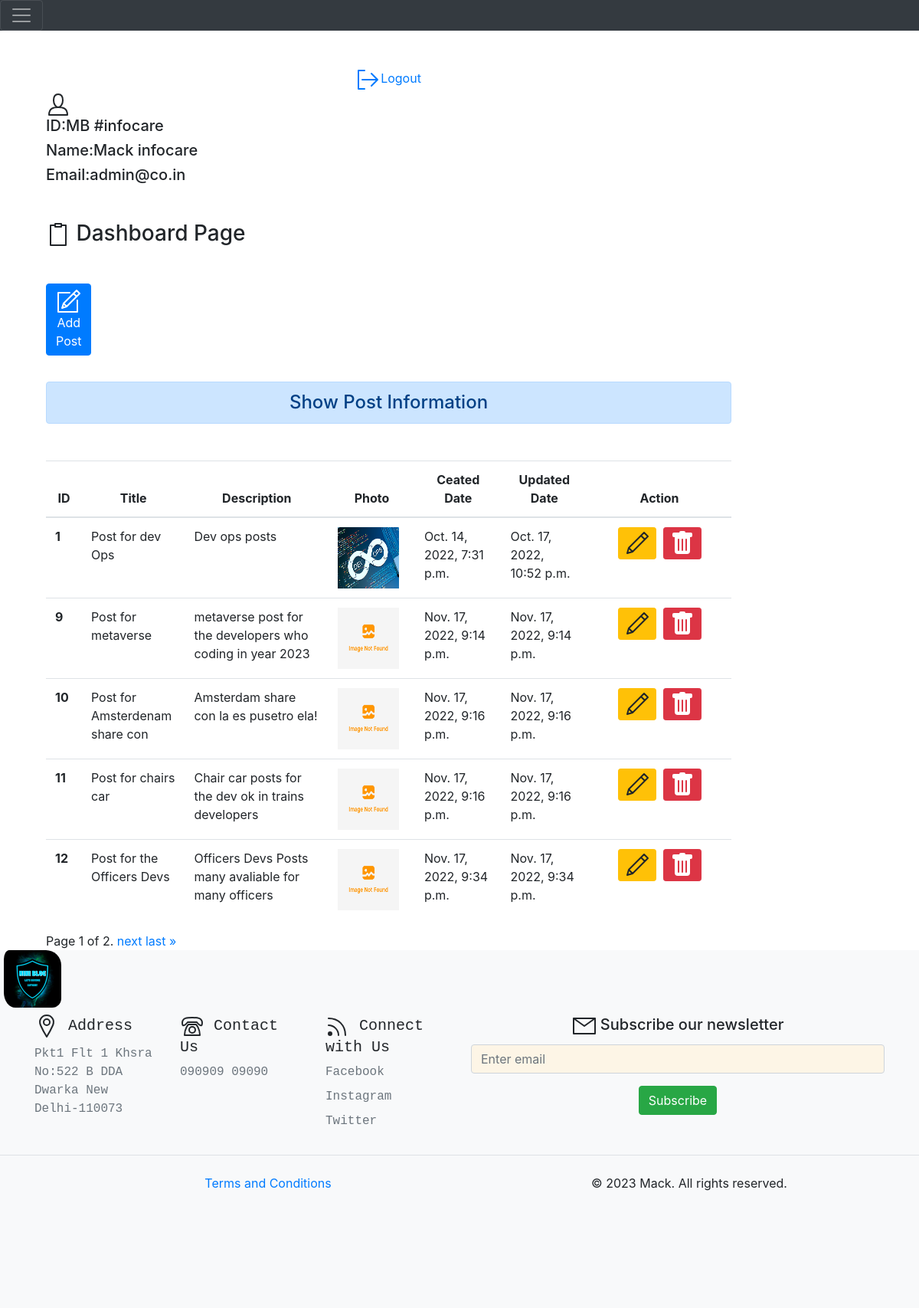
The app's page /dashboard/ (signed in), older data.
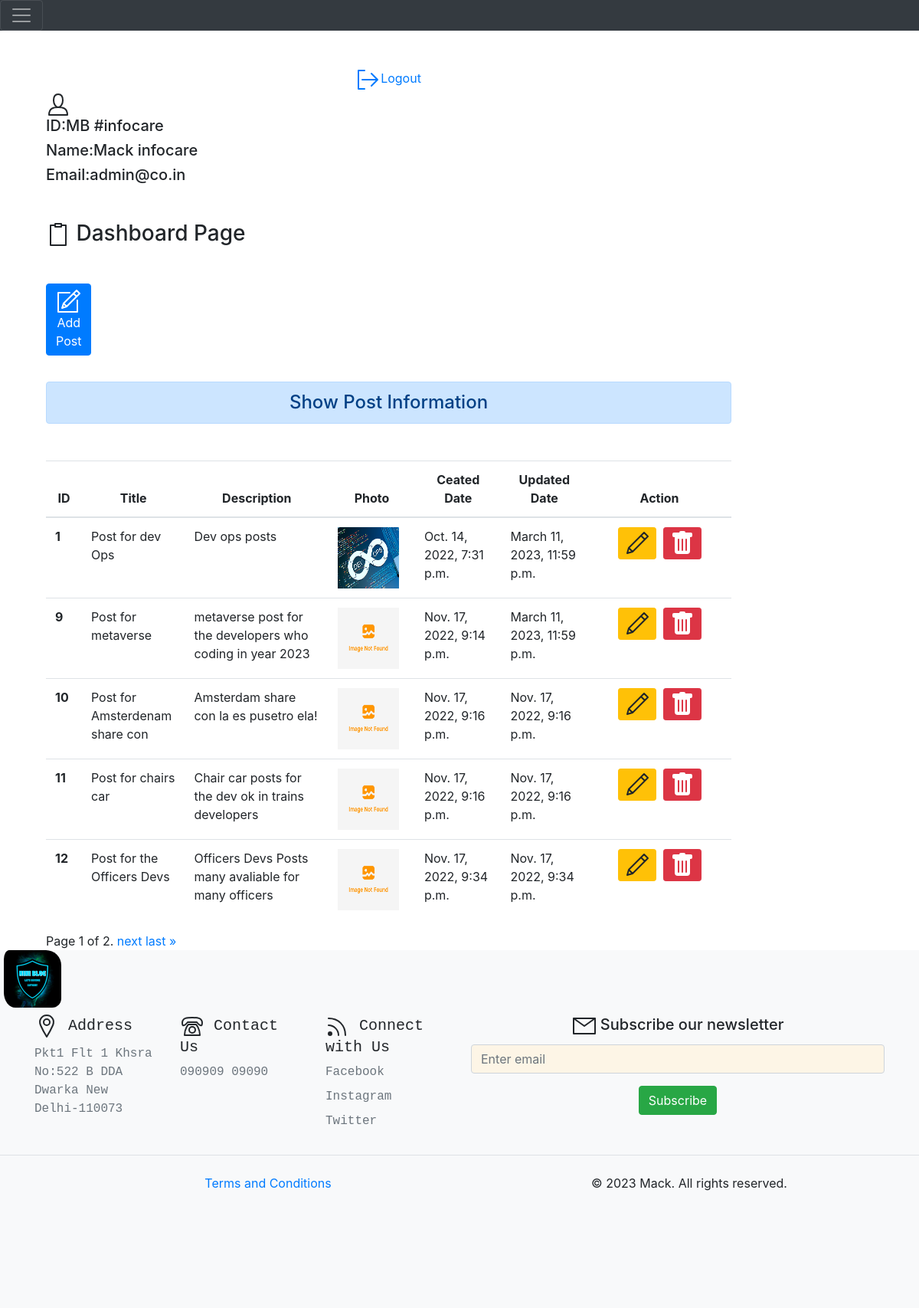
The same page, newer data.
### blog/models.py (models this page shows, shortened)
class Post(models.Model):
    title = models.CharField(max_length=500)
    description = models.TextField(max_length=500)
    photo = models.ImageField(upload_to='static/images/',blank=True)
    created_at = models.DateTimeField(auto_now_add=True)
    updated_at = models.DateTimeField(auto_now=True)
    class Meta:
        verbose_name = 'Post'
        verbose_name_plural = 'Post'

class Footer(models.Model):
    address = models.TextField(max_length=500)
    contact = PhoneNumberField(blank=True,null=True)
    facebook_link = models.URLField(blank=True,null=True)
    instagram_link = models.URLField(blank=True,null=True)
    twitter_link = models.URLField(blank=True,null=True)
    class Meta:
        verbose_name = 'Footer'
        verbose_name_plural = 'Footer'

### blog/views.py (the view)
# urls.py: path('dashboard/', views.dashboard, name="dashboard"),
def dashboard(request):
    footer = Footer.objects.filter().first()
    if request.user.is_authenticated:
        posts = Post.objects.all()
        paginator = Paginator(posts, 5)
        page_number = request.GET.get('page')
        page_obj = paginator.get_page(page_number)
        user = request.user
        full_name = user.get_full_name()
        email = user.email
        gps = user.groups.all()
        short_name = user.last_name
        def fun(short_name):
            return ('#'+short_name)
        return render(request, 'blog/dashboard.html', {'posts': page_obj, 'full_name': full_name, 'groups': gps, 'email': email, 'page_obj': page_obj, 'last_name': fun(short_name), 'footer': footer})
    else:
        return HttpResponseRedirect('/login/')

### blog/templates/blog/dashboard.html (shortened to what this page needs)
{% extends 'blog/base.html' %}
{% load  static %}
{% block side %}
<div class="col-sm-10">
  <div align="center">
    <a href="{% url 'logout'%}"><svg id="i-signout" xmlns="http://www.w3.org/2000/svg" viewBox="0 0 32 32" width="32" height="32" fill="none" stroke="currentcolor" stroke-linecap="round" stroke-linejoin="round" stroke-width="2">
      <path d="M28 16 L8 16 M20 8 L28 16 20 24 M11 28 L3 28 3 4 11 4" />
    </svg>Logout</a>
  </div>
  <div class="col-sm-2" style="display: contents;>
    <h4 class="my-5">
    <h5>ID:MB {{last_name}}</h5>
    <h5>Name:{{full_name}}</h5>
    <h5>Email:{{email}}</h5>
  </div>
{% endblock side %}
{% block content%}
    <h3 class="my-5"><svg id="i-clipboard" xmlns="http://www.w3.org/2000/svg" viewBox="0 0 32 32" width="32" height="32" fill="none" stroke="currentcolor" stroke-linecap="round" stroke-linejoin="round" stroke-width="2">
      <path d="M12 2 L12 6 20 6 20 2 12 2 Z M11 4 L6 4 6 30 26 30 26 4 21 4" />
  </svg> Dashboard Page</h3>
    <div class="animate">
    <a href="{% url 'add_post'%}" class="btn btn-primary"><svg id="i-compose" xmlns="http://www.w3.org/2000/svg" viewBox="0 0 32 32" width="32" height="32" fill="none" stroke="currentcolor" stroke-linecap="round" stroke-linejoin="round" stroke-width="2">
      <path d="M27 15 L27 30 2 30 2 5 17 5 M30 6 L26 2 9 19 7 25 13 23 Z M22 6 L26 10 Z M9 19 L13 23 Z" />
  </svg> Add Post</a>
  </div>
  <br></br>
  <marquee direction="right" height=100px>
    <h4 class="text-center alert alert-primary my-5">Show Post Information</h4>
    </marquee>
    {% if posts %}
    <div style="overflow-x:auto;">
    <table class="table table-hover ">
      <thead>
        <tr class="text-center">
          <th scope="col" style="width:5%">ID</th>
          <th scope="col" style="width:12%">Title</th>
          <th scope="col" style="width:20%">Description</th>
          <th scope="col" style="width:12%">Photo</th>
          <th scope="col" style="width:12%">Ceated Date</th>
          <th scope="col" style="width:12%">Updated Date</th>
          <th scope="col" style="width:20%">Action</th>
        </tr>
      </thead>
      <tbody>
        {% if page_obj %}
        {% for post in posts %}
        <tr>
          <th scope="row">{{post.id}}</th>
          <td>{{post.title}}</td>
          <td>{{post.description}}</td>
          {% if post.photo %}
          <td><img src="{{post.photo.url}}" alt="no image found" height=80 width=80></img></td>
          {% else %}
          <td><img src="/static/images/image_not.png" alt="" height=80 width=80></img></td>
          {% endif %}
          <td>{{post.created_at}}</td>
          <td>{{post.updated_at}}</td>
          <td class="text-center">
            <a href="{% url 'update_post' post.id %}" class="btn btn-warning btn-sm"><svg id="i-edit" xmlns="http://www.w3.org/2000/svg" viewBox="0 0 32 32" width="32" height="32" fill="none" stroke="currentcolor" stroke-linecap="round" stroke-linejoin="round" stroke-width="2">
              <path d="M30 7 L25 2 5 22 3 29 10 27 Z M21 6 L26 11 Z M5 22 L10 27 Z" />
          </svg></a>&nbsp;
            {% if  perms.blog.delete_post %}
            <form action="{% url 'delete' post.id %}" method="post" class="d-inline">
            <button class="btn btn-danger btn-sm"></button>
            </form>
          {% endif %}
          </td>
        </tr>
        {% endfor %}
        {% endif %}
      </tbody>
    </table>
   </div>
<div class="pagination">
  <span class="step-links">
      <span class="current">
          Page {{ page_obj.number }} of {{ page_obj.paginator.num_pages }}.
      </span>
      {% if page_obj.has_next %}
          <a href="?page={{ page_obj.next_page_number }}">next</a>
          <a href="?page={{ page_obj.paginator.num_pages }}">last &raquo;</a>
      {% endif %}
  </span>
</div>
    {% else %}
    <h4 class="text-center alert alert-warning">No Data Found</h4>
    {% endif %}
    </div>
</div>
{% endblock content%}

### blog/templates/blog/base.html (shortened to what this page needs)
<!DOCTYPE html>
{% load static %}
<html lang="en">
<head>
    <link rel="stylesheet" href="{% static  'blog/css/bootstrap.css'%}">
    <link rel="stylesheet" href="{% static  'blog/css/style.css'%}">
</head>
<body>
    {% include 'blog/navbar.html' %}
<br>
<div class="container">
<div class="=col">
    {% block side%}
    {% endblock side%}
    {% block content%}
    {% endblock content%}
</div>
<div class="fluid bg-light ">
    <div>
    {% include 'blog/footer.html' %}
</body>
</html>

### blog/templates/blog/navbar.html (shortened to what this page needs)
    <nav class="navbar navbar-dark bg-dark" style="padding: inherit;">
      <button class="navbar-toggler" type="button" data-toggle="collapse" data-target="#navbarToggleExternalContent" aria-controls="navbarToggleExternalContent" aria-expanded="false" aria-label="Toggle navigation">
        <span class="navbar-toggler-icon"></span>
      </button>
    </nav>

### blog/templates/blog/footer.html (shortened to what this page needs)
{% load static %}
<footer>
<div align="left">
<a href="/"><img src="/static/blog/css/images/Blue Neon gaming avatar logo.ico" alt="no image" style="width:80px; padding-left:5px; border-radius: 12px 20px;"></img></a>
<div>
<div class="container">
    <footer class="py-2">
      <div class="row" style="place-content: center;">
        <div class="col-6 col-md-2 mb-3" style="font-family: Lucida Console, Courier New, monospace;">
          <h5> Address</h5>
            <li <address class="nav-link p-0 text-muted" style="font-family: Lucida Console, Courier New, monospace;">{{footer.address}}</address></li>
        </div>
        <div class="col-6 col-md-2 mb-3" style="font-family: Lucida Console, Courier New, monospace;">
          <h5> Contact Us </h5>
          <ol class="nav flex-column" style="font-family: Lucida Console, Courier New, monospace;">
            <li class="nav-item mb-2"><p class="nav-link p-0 text-muted">{{footer.contact}}</p></li>
          </ol>
        </div>
        <div class="col-6 col-md-2 mb-3" style="font-family: Lucida Console, Courier New, monospace;">
          <h5><svg id="i-feed" xmlns="http://www.w3.org/2000/svg" viewBox="0 0 32 32" width="32" height="32" fill="none" stroke="currentcolor" stroke-linecap="round" stroke-linejoin="round" stroke-width="2">
            <circle cx="6" cy="26" r="2" fill="currentColor" />
            <path d="M4 15 C11 15 17 21 17 28 M4 6 C17 6 26 15 26 28" />
        </svg> Connect with Us </h5>
          <ul class="nav flex-column">
            <li class="nav-item mb-2" style="font-family: Lucida Console, Courier New, monospace;"><a href="{{footer.facebook_link}}" class="nav-link p-0 text-muted">Facebook </a></li>
            <li class="nav-item mb-2" style="font-family: Lucida Console, Courier New, monospace"><a href="{{footer.instagram_link}}" class="nav-link p-0 text-muted">Instagram</a></li>
            <li class="nav-item mb-2" style="font-family: Lucida Console Courier New, monospace"><a href="{{footer.twitter_link}}" class="nav-link p-0 text-muted">Twitter</a></li>
          </ul>
        </div>
        <div class="col-lg-6 col-md-6" style="display: block;">
        <form enctype="multipart/form-data" method="POST" style="text-align: center;">
            <div class="form-group">
                <h5><svg id="i-mail" xmlns="http://www.w3.org/2000/svg" viewBox="0 0 32 32" width="32" height="32" fill="none" stroke="currentcolor" stroke-linecap="round" stroke-linejoin="round" stroke-width="2">
              <path d="M2 26 L30 26 30 6 2 6 Z M2 6 L16 16 30 6" />
          </svg> Subscribe our newsletter</h5>
                <input type="email" class="form-control"  id="userEmail" placeholder="Enter email" required>
            </div>
             <button type="submit" id="submit" class="btn btn-success">Subscribe</button>
        </form>
    </div>
</body>
</html>
      <div class="d-flex flex-column flex-sm-row justify-content-between py-4  border-top " align="center" style="height: 200px;">
        <div class="col-md-5 offset-md-1 mb-3">
          <a href="{% url 'terms'%}" class="col-6 col-md-2 mb-3">Terms and Conditions</a>
      </div>
        <p>&copy; {%now "Y"%} Mack. All rights reserved.</p>
      </div>
    </body>
  </html>

### blog/static/blog/css/style.css (style rules this page uses)
.form-control, .form-control:focus { background-color: oldlace; }

### blog/templates/blog/dashboard.html (style rules this page uses)
.animate { height: 32px; width: 32px; transition: width 2s; }

Row changes from the older to the newer data that the page shows:
changed Post "Post for dev Ops": updated_at "Oct. 17, 2022, 10:52 p.m." → "March 11, 2023, 11:59 p.m."
changed Post "Post for metaverse": updated_at "Nov. 17, 2022, 9:14 p.m." → "March 11, 2023, 11:59 p.m."
